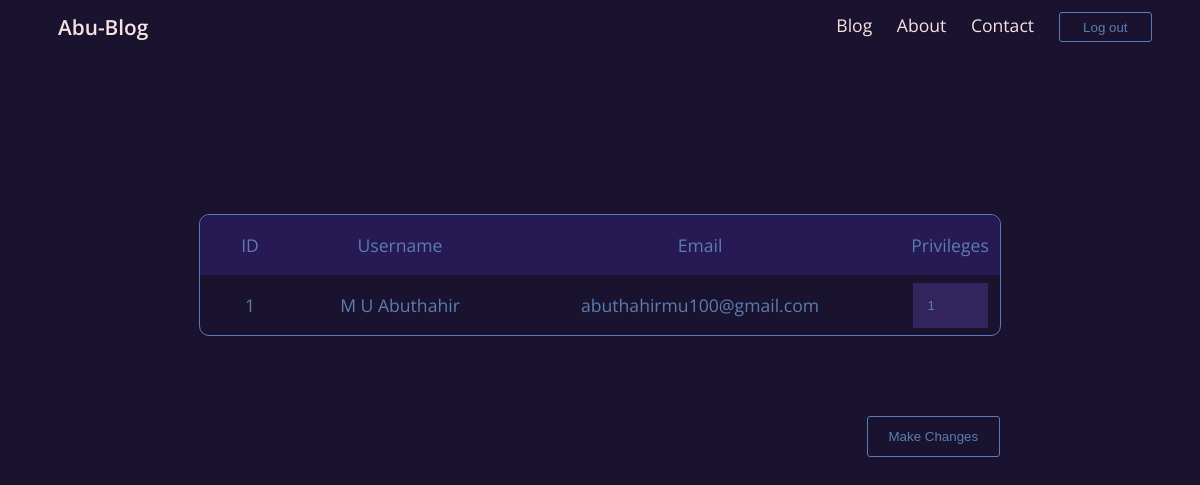
The app's page /admin (signed in), older data.
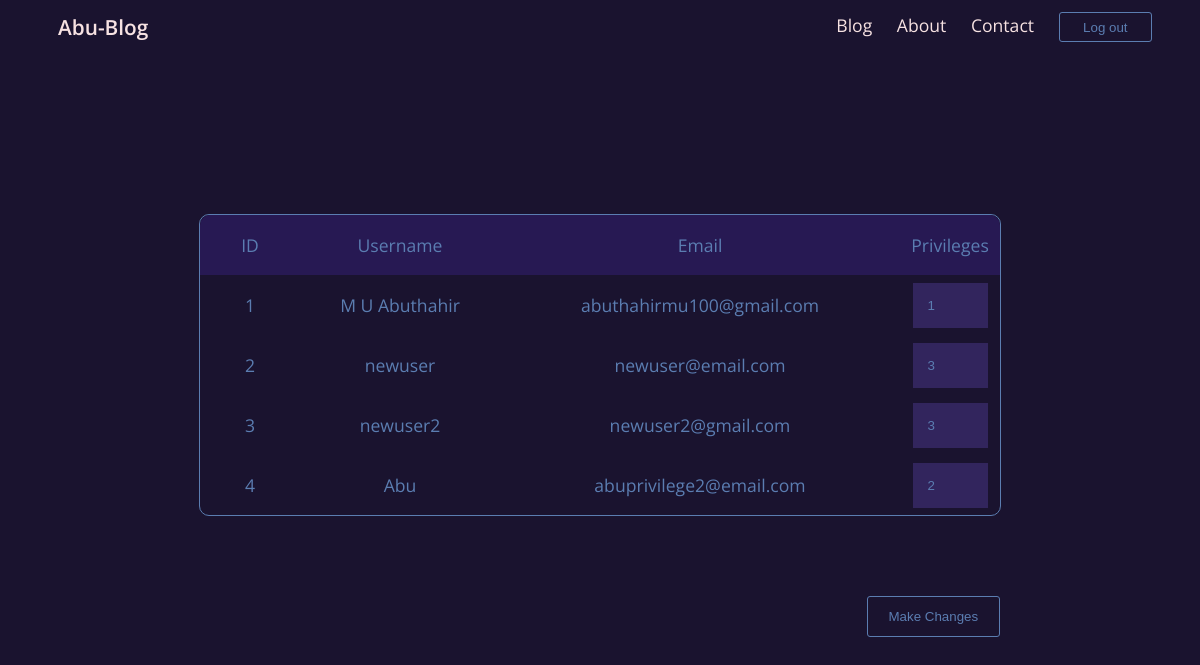
The same page, newer data.
### main.py (models this page shows)
class User(db.Model, UserMixin):
    __tablename__ = "user"
    id = db.Column(db.Integer, primary_key=True)
    email = db.Column(db.String(100), unique=True, nullable=False)
    username = db.Column(db.String(100), unique=False, nullable=False)
    password = db.Column(db.String(100), unique=False, nullable=False)
    privileges = db.Column(db.Integer, unique=False, nullable=False)
    blog = db.relationship('Blog', back_populates='author')
    comments = db.relationship('Comment', back_populates='author')

### main.py (the view, shortened to what this page needs)
@app.route("/admin", methods=['GET', 'POST'])
@login_required
def admin():
    users = db.session.query(User).all()
    return render_template("admin.html", users=users, current_user=current_user)

### main.py (called while the page is built)
@login_manager.user_loader
def load_user(user_id):
    return User.query.get(int(user_id))

### templates/admin.html (shortened to what this page needs)
{% extends "base.html" %}
{% import "header.html" as header %}
{% block styles %}
{{ super() }}
<link rel="stylesheet" href="{{ url_for('static', filename='css/admin.css') }}">
{% endblock %}
{% block content %}
{{ header.nav(not current_user.is_authenticated, not current_user.is_authenticated) }}
<div class="table">
    <div class="cell-heading">ID</div>
    <div class="cell-heading">Username</div>
    <div class="cell-heading">Email</div>
    <div class="cell-heading">Privileges</div>
    {% for user in users %}
        <div class="cell">{{ user.id }}</div>
        <div class="cell">{{ user.username }}</div>
        <div class="cell">{{ user.email }}</div>
        <div class="cell privileges">
            <input type="text" placeholder="{{ user.privileges }}" value="{{ user.privileges }}" class="textbox" name="{{ user.id }}">
        </div>
    {% endfor %}
</div>
<button type="button" formaction="{{ url_for('admin') }}" formmethod="POST" class="make-changes"> Make Changes</button>
{% endblock %}

### templates/base.html (shortened to what this page needs)
<!DOCTYPE html>
<html lang="en">
<head>
    {% block head %}
    {% block styles %}
    <link rel="stylesheet" href="{{ url_for('static', filename='css/styles.css') }}">
    {% endblock %}
    {% endblock %}
</head>
<body>
    {% block body %}
    {% block content %}
    {% endblock %}
    {% endblock %}
</body>
</html>

### templates/header.html (shortened to what this page needs)
{% macro nav(login=True, signup=True, login_logout_visible=True, is_admin=False) %}
<nav class="top-nav">
    <a href="{{ url_for('home') }}" class="logo">Abu-Blog</a>
    <div class="links">
        <ul>
            <li>
                <a href="{{ url_for('home') }}">
                    Blog
                </a>
            </li>
            <li>
                <a href="{{ url_for('about') }}">
                    About
                </a>
            </li>
            <li>
                <a href="#contact">
                    Contact
                </a>
            </li>
        </ul>
        {% if login_logout_visible %}
            {% if login %}
                <button class="log-in" href="{{ url_for('login') }}">Log in</button>
            {% else %}
                <button class="sign-up" href="{{ url_for('logout') }}">Log out</button>
            {% endif %}
        {% endif %}
    </div>
</nav>
{% endmacro %}

### static/css/styles.css (style rules this page uses)
body { background-color: #1A132F; color: #F7E2E2; font-family: 'Open Sans', sans-serif; font-size: 1.1rem; margin: 0; padding: 0; }
a { color: #F7E2E2; transition: 0.2s; text-decoration: none; margin: 0 10px 0; }
ul { list-style: none; display: inline; }
ul li { display: inline; }
button { background: none; border: none; border-radius: 3px; padding-top: 2%; padding-bottom: 2%; transition: 0.2s; }
.top-nav { display: flex; flex-direction: row; align-items: center; justify-content: space-between; padding: 1% 4% 1%; }
.logo { font-weight: 600; font-size: 1.3rem; }
.sign-up { color: #5B7DB1; border: 1px solid #5B7DB1; width: 7em; cursor: pointer; }
.links ul { padding: 0 10px 0; }

### static/css/admin.css (style rules this page uses)
:root { --table-width: min(100%, 800px); }
.table { color: #5B7DB1; border: 1px solid #5B7DB1; display: grid; grid-auto-rows: 60px; grid-template-columns: 1fr 2fr 4fr 1fr; margin: 20vh auto 10vh; width: var(--table-width); border-radius: 10px; }
.cell-heading { background-color: #271953; display: flex; justify-content: center; align-items: center; }
.cell-heading:nth-of-type(1) { border-top-left-radius: 10px; }
.cell-heading:nth-of-type(4) { border-top-right-radius: 10px; }
.cell { display: flex; justify-content: center; align-items: center; }
.textbox { color: #5B7DB1; border: none; background-color: #32255d; width: calc(75% - 30px); padding: 15px; }
.make-changes { background: none; border: none; border-radius: 3px; padding: 1% 0; transition: 0.2s; display: block; margin: 0 calc(50vw - var(--table-width)/2) 0 auto; color: #5B7DB1; border: 1px solid #5B7DB1; width: 10em; cursor: pointer; }

Row changes from the older to the newer data that the page shows:
added User: id "2", username "newuser", email "newuser@email.com", privileges "3"
added User: id "3", username "newuser2", email "newuser2@gmail.com", privileges "3"
added User: id "4", username "Abu", email "abuprivilege2@email.com", privileges "2"
